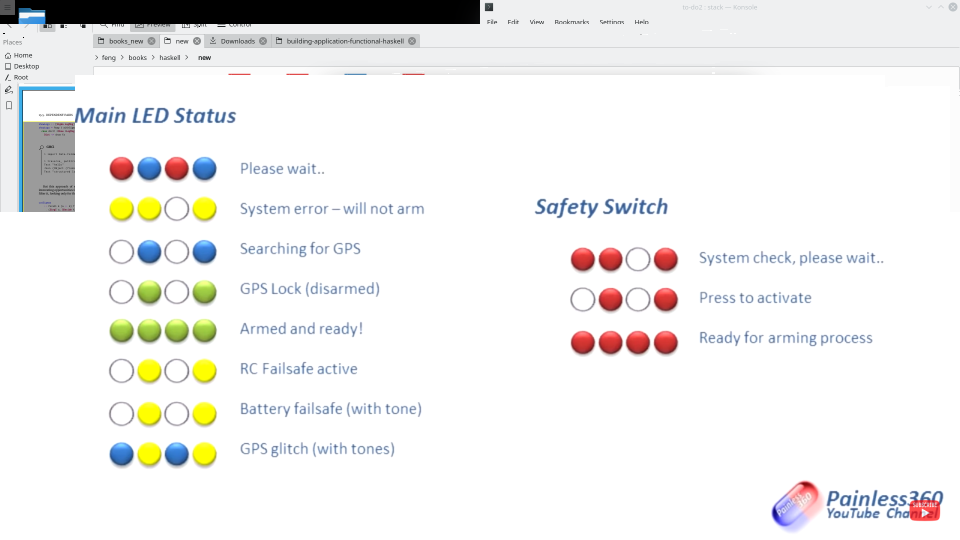
#> input picture pixhawk.png, 1920 x 1080 px (shown at 1/2 size)
$ python 2-11_copy_region.py
#> lines starting #> are read from the running program, lines starting #| are printed output that depends on the picture; after the words box and inside, x2 and y2 are one past the last pixel; in counts of white or black regions, pixels touching at a corner belong together
#!/usr/bin/env python

import cv2
import numpy as np

img = cv2.imread('pixhawk.png')
#> img is the input picture: shape (1080, 1920, 3); mean B, G, R 239, 240.1, 240.5
my_roi = img[0:100, 0:100]
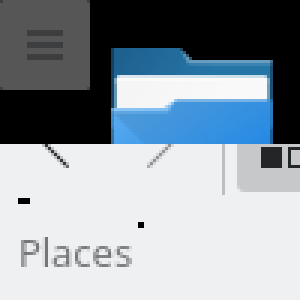
#> my_roi: shape (100, 100, 3) (shown 3 times larger); mean B, G, R 163, 155, 145.1
img[300:400, 300:400] = my_roi
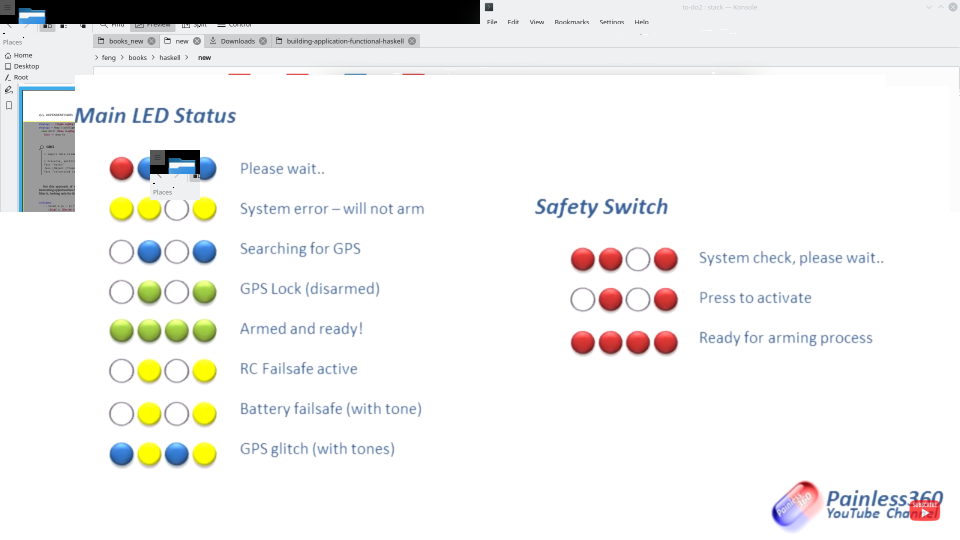
#> img: shape (1080, 1920, 3) (shown at 1/2 size); 0.48% of pixels changed, all inside (x1, y1, x2, y2) = (300, 300, 400, 400)
cv2.imshow('img', img)
cv2.waitKey(0)
